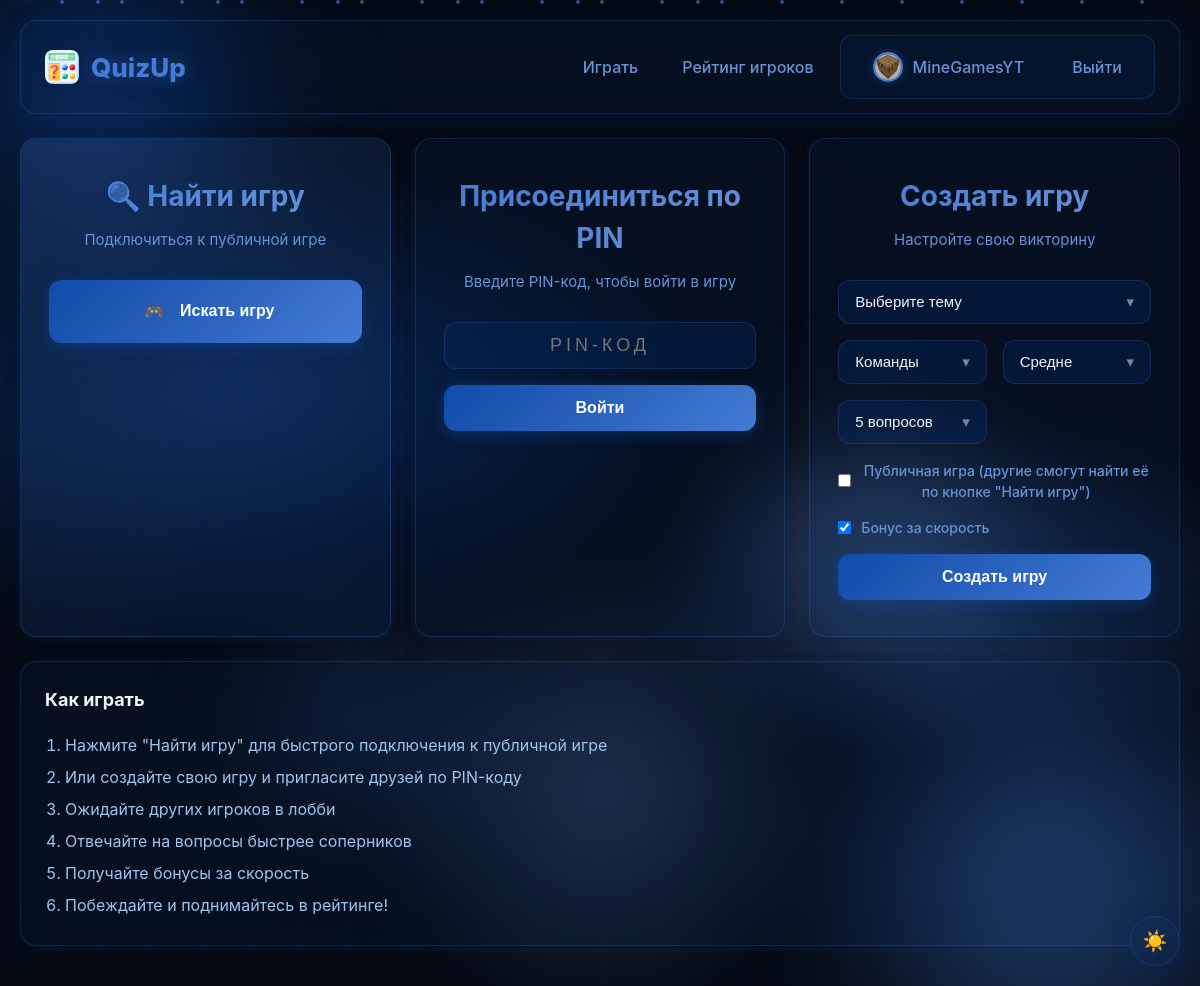
Screenshot of / (signed in) with the database file from the repository.
### app.py (models this page shows)
class User(UserMixin, db.Model):
    id = db.Column(db.Integer, primary_key=True)
    username = db.Column(db.String(80), unique=True, nullable=False)
    password_hash = db.Column(db.String(120), nullable=False)
    created_at = db.Column(db.DateTime, default=datetime.utcnow)
    avatar = db.Column(db.String(200), default=None)  # путь к файлу аватара
    total_games = db.Column(db.Integer, default=0)
    total_wins = db.Column(db.Integer, default=0)
    total_points = db.Column(db.Integer, default=0)
    rating = db.Column(db.Integer, default=1000)

### app.py (the view)
@app.route('/')
def index():
    return render_template('index.html', topics=TOPICS)

### app.py (called while the page is built)
@login_manager.user_loader
def load_user(user_id):
    return User.query.get(int(user_id))

### templates/index.html (shortened to what this page needs)
{% extends "base.html" %}
{% block content %}
<div class="main-menu">
    <div class="menu-card" style="background: linear-gradient(135deg, rgba(68, 123, 212, 0.2), rgba(16, 75, 169, 0.1));">
        <h2 style="color: var(--primary-light);">🔍 Найти игру</h2>
        <p>Подключиться к публичной игре</p>
        <button id="findGameBtn" class="btn btn-primary btn-large btn-full" onclick="findPublicGame()">
            <span class="btn-icon">🎮</span> Искать игру
        </button>
        <div id="searchStatus" style="margin-top: 12px; min-height: 24px;"></div>
    </div>
    <div class="menu-card">
        <h2>Присоединиться по PIN</h2>
        <p>Введите PIN-код, чтобы войти в игру</p>
        <form id="joinForm" action="/join" method="POST">
            <div class="form-group">
                <input type="text" name="pin" id="joinPin" placeholder="PIN-код"
                       maxlength="6" required style="text-transform: uppercase; text-align: center; font-size: 18px; letter-spacing: 4px;">
            </div>
            <button type="submit" class="btn btn-primary btn-large btn-full">
                Войти
            </button>
        </form>
    </div>
    <div class="menu-card">
        <h2>Создать игру</h2>
        <p>Настройте свою викторину</p>
        <form id="createForm">
            <div class="form-group">
            </div>
            <div class="form-row">
                <div class="form-group">
                </div>
                <div class="form-group">
                </div>
            </div>
            <div class="form-row">
                <div class="form-group">
                </div>
            </div>
            <div class="form-group" style="display: flex; align-items: center; gap: 10px; margin-bottom: 15px;">
                <input type="checkbox" id="publicGame" name="public_game" style="width: auto; cursor: pointer;">
                <label for="publicGame" style="margin: 0; cursor: pointer; color: var(--text-light);">
                    Публичная игра (другие смогут найти её по кнопке "Найти игру")
                </label>
            </div>
            <div class="form-group" style="display: flex; align-items: center; gap: 10px;">
                <input type="checkbox" id="bonusEnabled" checked style="width: auto; cursor: pointer;">
                <label for="bonusEnabled" style="margin: 0; cursor: pointer;">Бонус за скорость</label>
            </div>
            <button type="submit" class="btn btn-primary btn-large btn-full">
                Создать игру
            </button>
        </form>
    </div>
</div>
<div class="card" style="margin-top: 24px;">
    <h3 style="margin-bottom: 16px; font-size: 18px;">Как играть</h3>
    <ol style="padding-left: 20px; color: var(--text-medium); line-height: 2;">
        <li>Нажмите "Найти игру" для быстрого подключения к публичной игре</li>
        <li>Или создайте свою игру и пригласите друзей по PIN-коду</li>
        <li>Ожидайте других игроков в лобби</li>
        <li>Отвечайте на вопросы быстрее соперников</li>
        <li>Получайте бонусы за скорость</li>
        <li>Побеждайте и поднимайтесь в рейтинге!</li>
    </ol>
</div>
{% endblock %}

### templates/base.html (shortened to what this page needs)
<!DOCTYPE html>
<html lang="ru" data-theme="dark">
<head>
    <link rel="stylesheet" href="{{ url_for('static', filename='css/style.css') }}">
</head>
<body>
    <div class="floating-orb orb-1"></div>
    <div class="floating-orb orb-2"></div>
    <div class="floating-orb orb-3"></div>
    <div class="floating-orb orb-4"></div>
    <div class="grid-lines"></div>
    <div class="particles">
    </div>
    <button class="theme-toggle" onclick="toggleTheme()" title="Сменить тему">
        <span id="theme-icon">☀️</span>
    </button>
    <div class="container">
        <nav class="nav">
            <div class="nav-left">
                <img src="{{ url_for('static', filename='images/quiz-icon.png') }}" alt="Quiz" class="nav-icon">
                <a href="{{ url_for('index') }}" class="nav-logo">QuizUp</a>
            </div>
            <div class="nav-links">
                <a href="{{ url_for('index') }}">Играть</a>
                <a href="{{ url_for('rating') }}">Рейтинг игроков</a>
                {% if current_user.is_authenticated %}
                    <div class="user-menu">
                        <a href="{{ url_for('profile') }}" class="profile-link">
                            {% if current_user.avatar %}
                                <img src="{{ url_for('static', filename='uploads/' + current_user.avatar) }}" alt="Avatar" class="avatar-small">
                            {% else %}
                                <div class="avatar-initial">{{ current_user.username[0]|upper }}</div>
                            {% endif %}
                            <span>{{ current_user.username }}</span>
                        </a>
                        <a href="{{ url_for('logout') }}">Выйти</a>
                    </div>
                {% else %}
                    <div class="auth-menu">
                        <a href="{{ url_for('login') }}">Войти</a>
                    </div>
                {% endif %}
            </div>
        </nav>
        {% block content %}{% endblock %}
    </div>
</body>
</html>

### templates/index.html (style rules this page uses)
#findGameBtn { transition: all 0.3s; }

### rows the page displays
User: avatar (picture), username "MineGamesYT"
